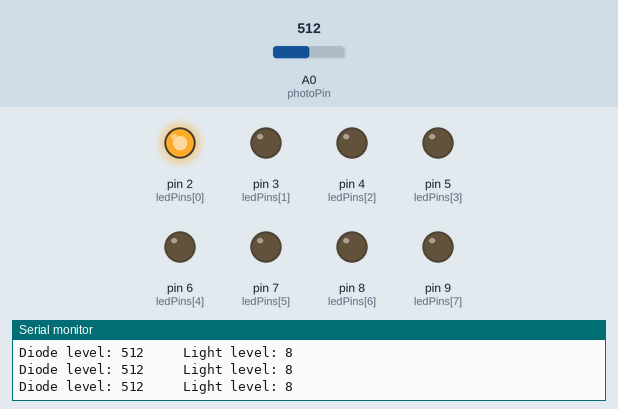
Simulated run of this sketch. Board: Arduino Uno, built with avr-gcc and run on an emulated ATmega328P. Parts: output pins drawn as LEDs (lit = HIGH), the last lines printed to the serial monitor. Inputs (shaded band) come from the test bench; at power-on: A0 (photoPin) = 512.

Above: at 1.2 s.
1.3 s: A0 (photoPin) set to 488
At 2.5 s:
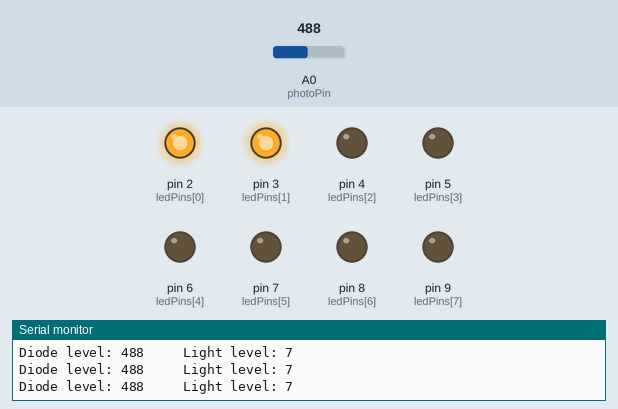
2.8 s: A0 (photoPin) set to 439
5.8 s: A0 (photoPin) set to 415
At 7.0 s:
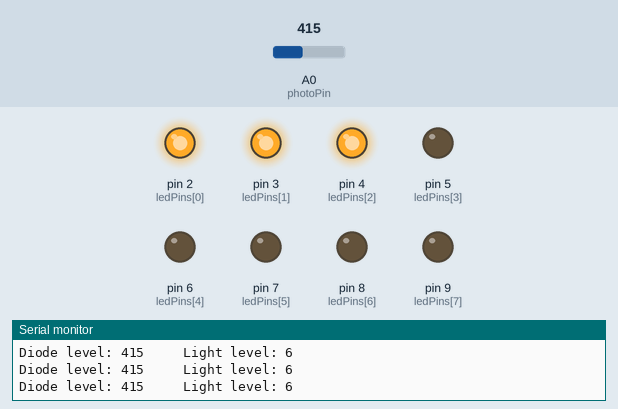
7.3 s: A0 (photoPin) set to 372
10.3 s: A0 (photoPin) set to 339
At 10.7 s:
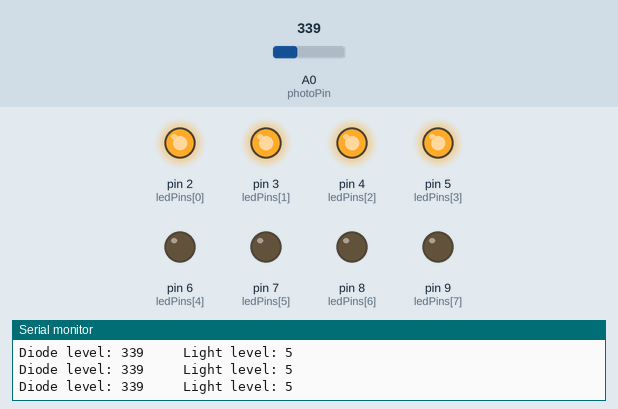
11.8 s: A0 (photoPin) set to 510
At 13.0 s:
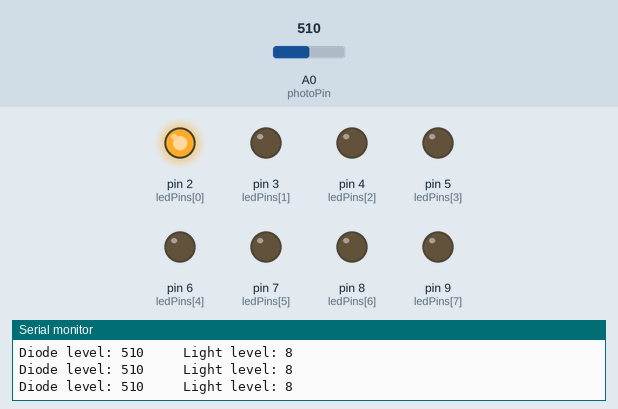
Timing chart, 0 to 14.8 s (numbered marks = the images above; inputs shaded):
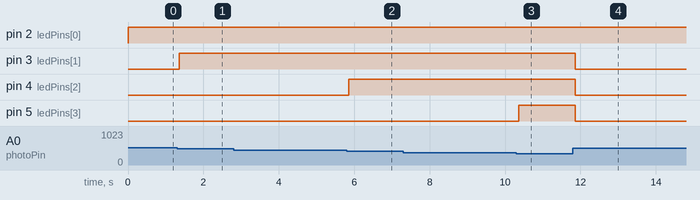

Measured:
- the behaviour switches between 500 and 499 on A0 (photoPin) (found by bisection; images 0 and 1)
- the behaviour switches between 429 and 428 on A0 (photoPin) (found by bisection; images 1 and 2)
- the behaviour switches between 358 and 357 on A0 (photoPin) (found by bisection; images 2 and 3)
- after the input at 1.3 s, pin 3 (ledPins[1]): LOW → HIGH after 0.06 s
- after the input at 5.8 s, pin 4 (ledPins[2]): LOW → HIGH after 0.06 s
- after the input at 10.3 s, pin 5 (ledPins[3]): LOW → HIGH after 0.06 s
- after the input at 11.8 s, pin 3 (ledPins[1]), pin 4 (ledPins[2]), pin 5 (ledPins[3]): HIGH → LOW after 0.06 s

The sketch:

PhotoResistor.ino
```cpp
const int ledPins[] = {2,3,4,5,6,7,8,9}; //LED channels we use
const int photoPin = A0; // photo diode analag channel
const int maxALevel=500; //max. light level that we process from photo resistor
//the real max. is 1023, though should optimalization, depends on circumstances
//the lighter place should use smaller value
const int minLED=1; //min. pieces of LED
const int maxLED=8; //max. pieces of LED
int lightLevel=0;
int diodeLevel=0;


void setup() {
  Serial.begin(9600);
  for(int i = 0; i < 8; i++){
    pinMode(ledPins[i],OUTPUT); //we use this to set each LED pin to output
  }
}


void loop(){
  // default to LED's off
  //ledOnOff({0,0,0,0,0,0,0,0});
  diodeLevel=analogRead(photoPin);
  lightLevel=constrain(map(diodeLevel,0,maxALevel,minLED,maxLED),minLED,maxLED);
  Serial.print("Diode level: ");
  Serial.print(diodeLevel);
  Serial.print("     Light level: ");
  Serial.print(lightLevel);
  Serial.println();
  switch (lightLevel) {
    case 1:
      ledOnOff({1,1,1,1,1,1,1,1});
      break;
    case 2:
      ledOnOff({1,1,1,1,1,1,1,0});
      break;
    case 3:
      ledOnOff({1,1,1,1,1,1,0,0});
      break;
    case 4:
      ledOnOff({1,1,1,1,1,0,0,0});
      break;
    case 5:
      ledOnOff({1,1,1,1,0,0,0,0});
      break;
    case 6:
      ledOnOff({1,1,1,0,0,0,0,0});
      break;
    case 7:
      ledOnOff({1,1,0,0,0,0,0,0});
      break;
    case 8:
      ledOnOff({1,0,0,0,0,0,0,0});
      break;
  }
}

void ledOnOff(const int (&leds)[8]) {
  for (int i=0;i<=7;i++) {
    if (leds[i]>0) digitalWrite(ledPins[i],HIGH);
    else digitalWrite(ledPins[i],LOW);
  }
}
```
